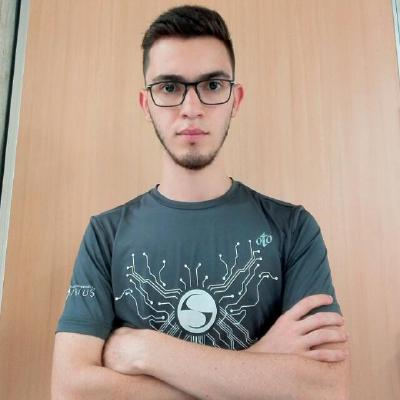
#> input picture face_recognition/photo.jpg, 400 x 400 px
$ python detect_face.py
#> lines starting #> are read from the running program, lines starting #| are printed output that depends on the picture
import cv2
import sys
import numpy as np

if __name__ == '__main__':

    faceCascade = cv2.CascadeClassifier('models/haarcascade_frontalface_default.xml')
    faceNeighborsMax = 10
    neighborStep = 1

    frame =  cv2.imread("photo.jpg")
#> frame is the input picture: shape (400, 400, 3); mean B, G, R 138.2, 152.6, 172.5
    frameGray = cv2.cvtColor(frame, cv2.COLOR_BGR2GRAY)
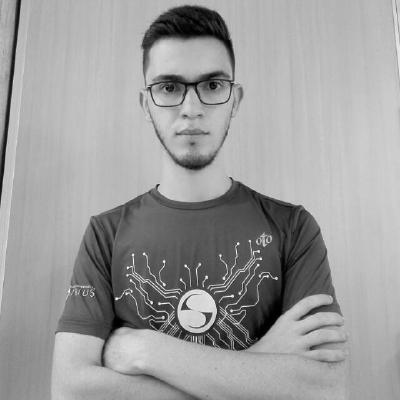
#> frameGray: shape (400, 400); min 0, max 251, mean 156.9

    for neigh in range(1, faceNeighborsMax, neighborStep):
        faces = faceCascade.detectMultiScale(frameGray, 1.2, neigh)
        frameClone = np.copy(frame)

        for (x, y, w, h) in faces:
            cv2.rectangle(frameClone, (x, y), (x + w, y + h), (255, 0, 0), 2)

            cv2.putText(frameClone, "# Neighbors = {}".format(neigh),
                        (10, 50), cv2.FONT_HERSHEY_SIMPLEX, 1, (0, 0, 255), 4)
            cv2.imshow('Face Detection Demo', frameClone)
            if cv2.waitKey(500) & 0xFF == 27:
                cv2.destroyAllWindows()
                sys.exit()
#> (the program exits here)

$ run again, with face_recognition/rocka-team.jpg copied over face_recognition/photo.jpg
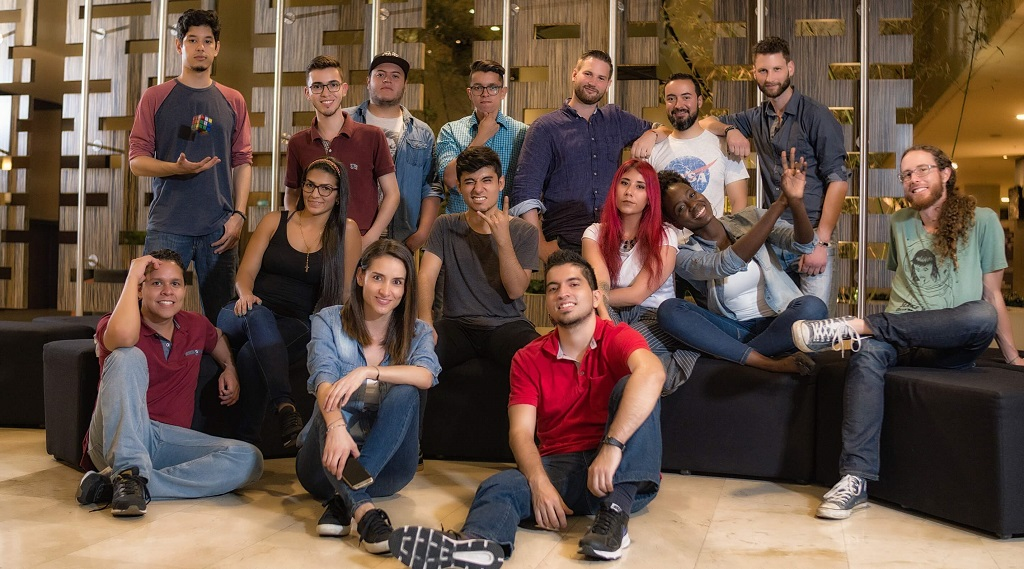
#> input picture face_recognition/rocka-team.jpg, 1024 x 569 px
#> frame is the input picture: shape (569, 1024, 3); mean B, G, R 71, 83.2, 104.6
#> `frameGray = cv2.cvtColor(frame, cv2.COLOR_BGR2GRAY)`:
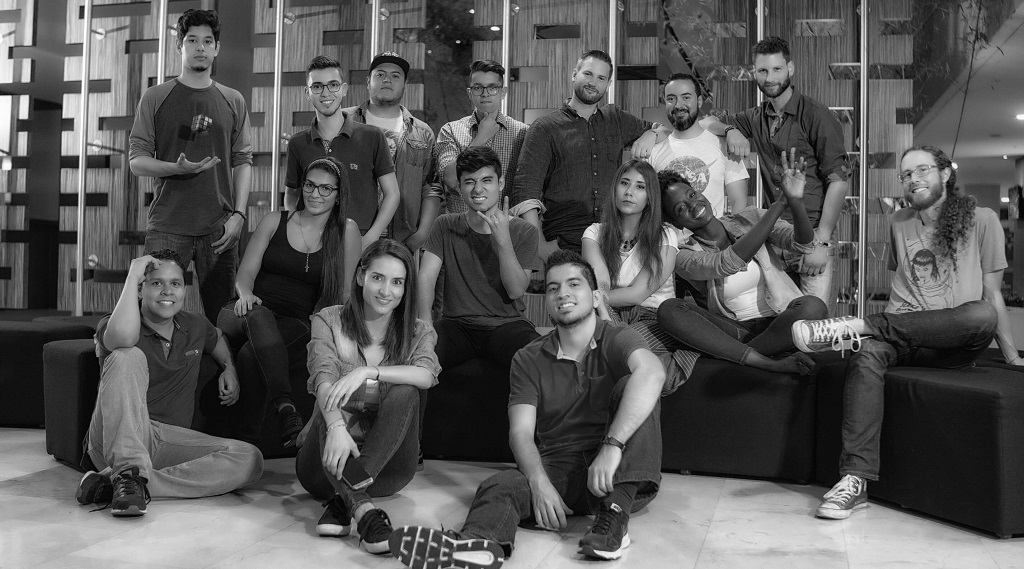
#> frameGray: shape (569, 1024); min 0, max 255, mean 88.2
